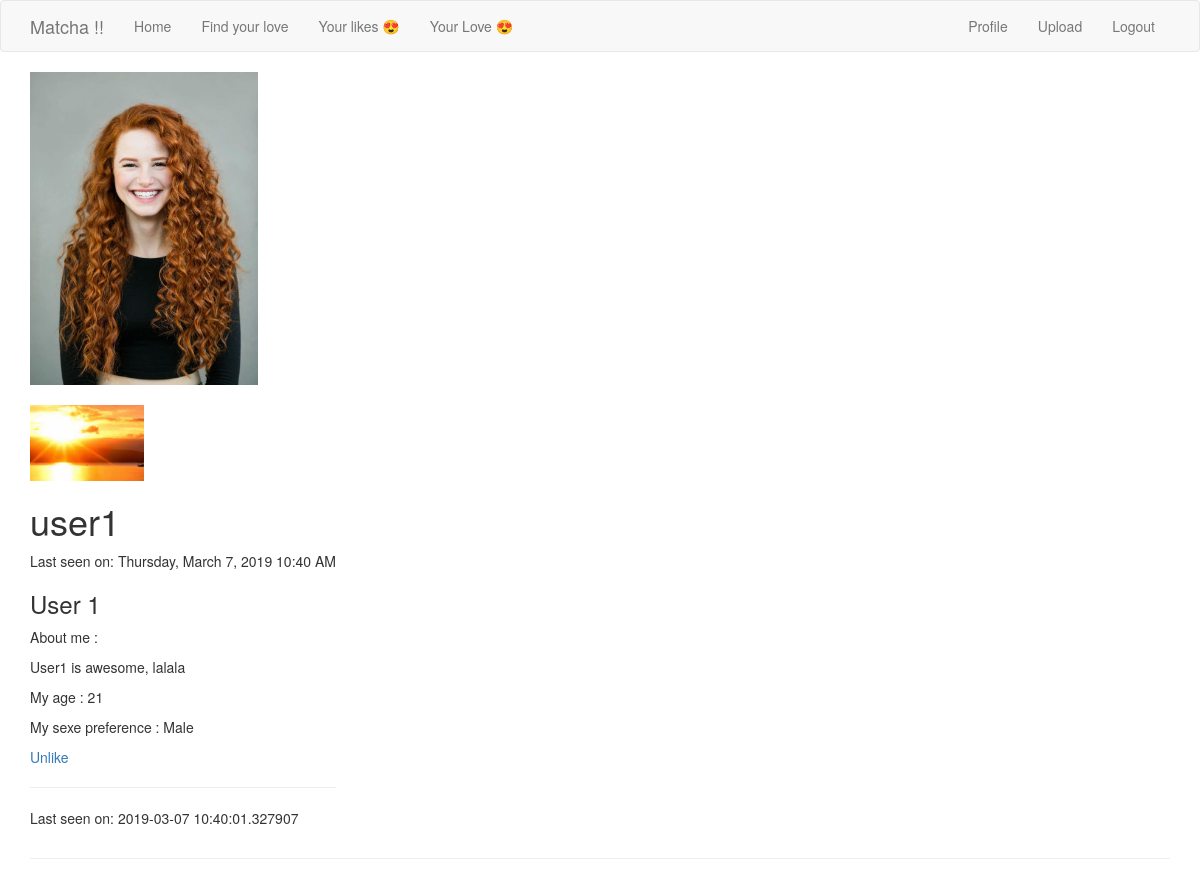
The page /user/user1/ (signed in) on the database its author committed.
### app/models.py (models this page shows, shortened)
class User(UserMixin, db.Model):
    id = db.Column(db.Integer, primary_key=True)
    username = db.Column(db.String(64), index=True, unique=True)
    firstname = db.Column(db.String(64), index=True)
    email = db.Column(db.String(120), index=True, unique=True)
    password_hash = db.Column(db.String(128))
    age = db.Column(db.Integer, index=True)
    sexpref = db.Column(db.String(64), index=True)
    fame = db.Column(db.Integer, index=True)
    bio = db.Column(db.String(256), index=True)
    last_seen = db.Column(db.DateTime, default=datetime.utcnow)
    liked = db.relationship(
        'User', secondary=likes,
        primaryjoin=(likes.c.likes_id == id),
        secondaryjoin=(likes.c.liked_id == id),
        backref=db.backref('likes', lazy='dynamic'),lazy='dynamic'
    )
    def does_like(self, user):
        return self.liked.filter(likes.c.liked_id == user.id).count() > 0
    def profile_pic(self):
        path = os.path.join(os.getenv('PATH_IMAGE', '/static/images') , self.username, 'profile_pic/')
        pic = os.listdir('app' + path)
        if not pic:
            return(os.path.join(os.getenv('PATH_IMAGE', '/static/images/'),'default_prof_pic', 'profile_empty.jpeg'))
        return(path + pic[0])

### app/routes.py (the view)
@app.route('/user/<username>/')
@login_required
def user(username):
    user = User.query.filter_by(username=username).first_or_404()
    fullfilename = os.listdir(os.path.join(app.config['UPLOAD_FOLDER'] + username))
    for file in fullfilename:
        if file == 'profile_pic':
            fullfilename.remove(file)
    profile_pic = user.profile_pic()
    path_pic = app.config['PATH_IMAGE'] + username
    return render_template('user.html', title='Profile', user=user, user_image = fullfilename, path_pic = path_pic, profile_pic=profile_pic)

### app/models.py (called while the page is built)
@login.user_loader
def load_user(id):
    return User.query.get(int(id))

### app/routes.py (called while the page is built)
@app.before_request
def before_request():
    if current_user.is_authenticated:
        current_user.last_seen = datetime.utcnow()
        db.session.commit()

### app/templates/user.html (shortened to what this page needs)
{% extends "base.html" %}
{% block app_content %}
    <table>
        <tr valign="top">
            <img src={{profile_pic}} alt="Profile Picture" style="width:20%">
            <br>
            <br>
            {% for image in user_image: %}
                <img src="{{ path_pic + '/' + image }}" alt="User Pictures" style="width:10%">
            {% endfor %}
            <td>
                <h1>{{ user.username }}</h1>
                {% if user.last_seen %}
                    <p>Last seen on: {{ moment(user.last_seen).format('LLLL') }}</p>
                {% endif %}
                <h3>{% if user.firstname %}<p>{{ user.firstname }}</p>{% endif %}</h3>
                {% if user.bio %}<p>About me :</p><p>{{ user.bio }}</p>{% endif %}
                {% if user.age %}<p>My age : {{ user.age }}</p>{% endif %}
                {% if user.sexpref %}<p>My sexe preference : {{ user.sexpref }}</p>{% endif %}
                {% if user == current_user %}
                    <p><a href="{{ url_for('edit_profile') }}">Edit your profile</a></p>
                {% elif not current_user.does_like(user) %}
                    <p><a href="{{ url_for('like', username=user.username) }}">Like</a></p>
                {% else %}
                    <p><a href="{{ url_for('unlike', username=user.username) }}">Unlike</a></p>
                {% endif %}
    <hr>
                {% if user.last_seen %}<p>Last seen on: {{ user.last_seen }}</p>{% endif %}
            </td>
        </tr>
    </table>
    <hr>
{% endblock %}

### rows shown on the page
User: username "user1", last_seen "Thursday, March 7, 2019 10:40 AM", firstname "User 1", bio "User1 is awesome, lalala", age "21", sexpref "Male", last_seen "2019-03-07 10:40:01.327907"
